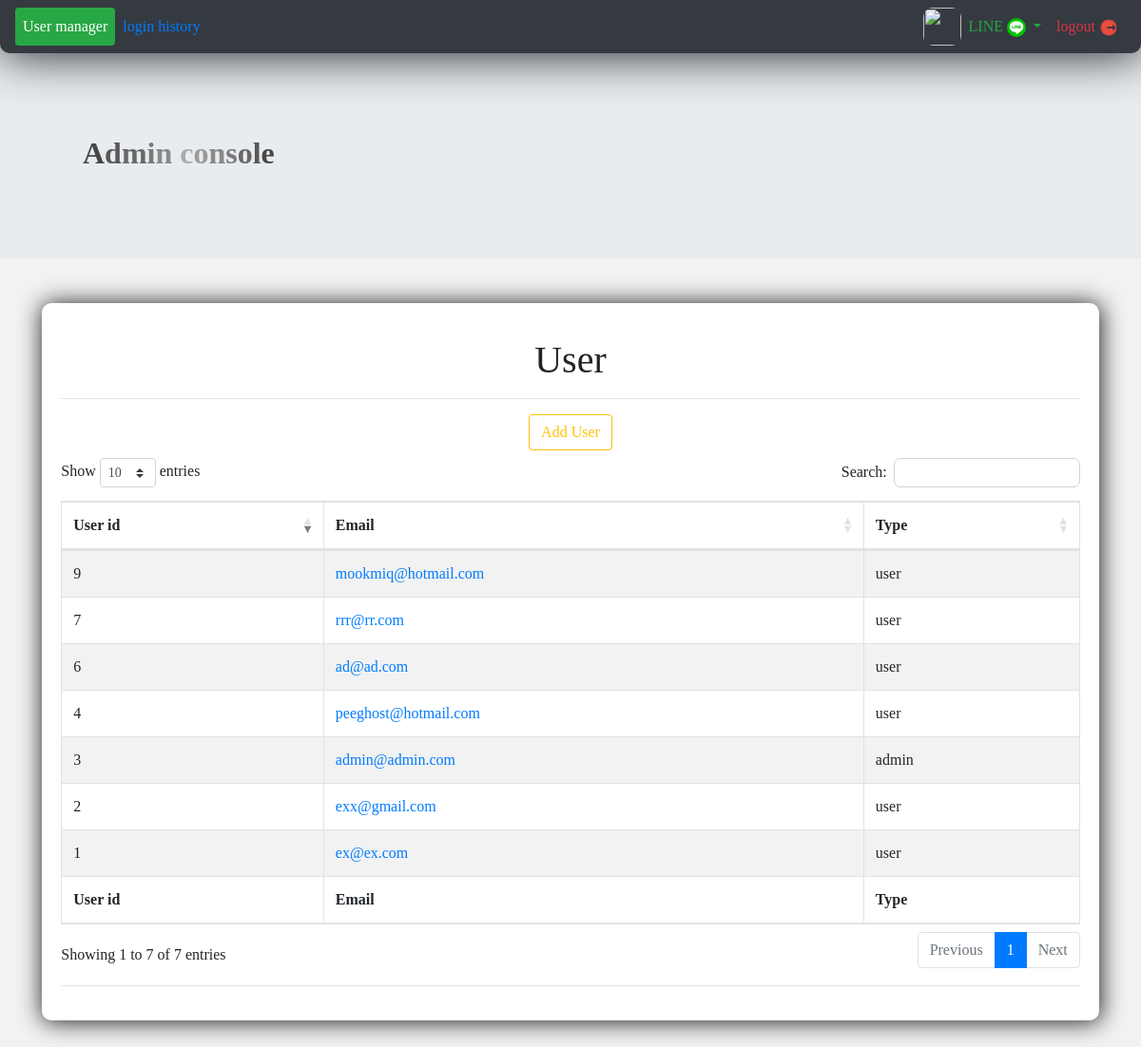
Page /devconsole.php (signed in) on the committed database.
### tables this page shows
CREATE TABLE `user` (
  `userid` int(11) NOT NULL,
  `email` varchar(255) NOT NULL,
  `password` text NOT NULL,
  `fname` text NOT NULL,
  `lname` text NOT NULL,
  `status` int(11) NOT NULL DEFAULT 1,
  `type` enum('user','admin','','') NOT NULL,
  `pic` text NOT NULL
);

### myConn.php (called while the page is built, shortened)
<?php
class MyCon
{
    var $dbname = "project_thitiwas";
    var $host = "localhost";
    var $user = "thitiwas";
    var $password = "chalo8661";
    function getConnent()
    {
        try {
            $pdo = new PDO("mysql:dbname={$this->dbname};host={$this->host}", $this->user, $this->password);
            if ($pdo) {
                return $pdo;
            }
        } catch (Exception $exc) {
            echo $exc;
            echo $exc->getTraceAsString();
            return null;
        }
    }
}
?>

### userDb.php (called while the page is built, shortened)
<?php
require_once("./myConn.php");
class UserDb extends MyCon
{
    function getAll()
    {
        $query = "select * from user where status = 1";
        try {
            $result = $this->getConnent()->query($query);
            $a = $result->fetchAll();
            return $a;
        } catch (Exception $exc) {
            echo $exc;
            echo $exc->getTraceAsString();
        }
    }
    function getPic($email)
    {
        try {
            $query = "SELECT pic FROM user WHERE email = '$email' AND status = 1";
            $result = $this->getConnent()->query($query);
            $result = $result->fetchAll();
            return $result[0][0];
        } catch (Exception $ex) {
            return null;
        }
    }
}
?>

### devconsole.php (the view, shortened to what this page needs)
<!DOCTYPE html>
<html lang="en">
<head>
    <link rel="stylesheet" href="https://maxcdn.bootstrapcdn.com/bootstrap/4.3.1/css/bootstrap.min.css">
    <link rel="stylesheet" href="mycss.css">
    <link rel="stylesheet" href="https://cdn.datatables.net/1.10.19/css/dataTables.bootstrap4.min.css">
</head>
<body>
<?php
require('lineloginlibery.php');
require('userDb.php');
$userDb = new UserDb();
?>
<header>
    <nav class="navbar navbar-expand-sm bg-dark navbar-dark fixed-top boxandshadow">
        <div class="collapse navbar-collapse" id="collapsibleNavbar">
            <ul class="nav nav-pills navbar-nav mr-auto">
                <li class="nav-item"><a class="nav-link active bg-success" href="devconsole.php">User manager</a></li>
                <li class="nav-item"><a class="nav-link text-primary" href="adloghis.php">login history</a></li>
            </ul>
            <ul class="nav ml-auto navbar-nav">
            <li class="nav-item">
                    <img src="<?php
                    $pic = $userDb->getPic($_SESSION['email']);
                    if ($pic == "") {
                        $pic = "http://www.cs.rmutk.ac.th/image/utk.jpg";
                    }
                    echo $pic;
                    ?>"
                         style="width: 40px;height: 40px;border-radius: 10px 10px 10px 10px; ">
                </li>
                <li class="dropdown">
                    <a class="text-success dropdown-toggle nav-link" data-toggle="dropdown" href="#">
                        LINE <img
                                src="lineIcon.png"
                                style="width: 20px;height: 20px;border-radius: 10px 10px 10px 10px; ">
                                </a>
                </li>
                <li class="nav-item">
                    <a class="nav-link text-danger" href="login.php">logout <img
                                src="logout.png"
                                style="width: 20px;height: 20px;"></a>
                </li>
            </ul>
        </div>
    </nav>
</header>
<div class="col-md-12 jumbotron jumbotron-fluid box text-success" style="margin-top: 50px;">
    <div style="font-size: 32px">
        <div><b>
                <span style="color:#474747;">A</span><span style="color:#585858;">d</span><span
                        style="color:#686868;">m</span><span style="color:#797979;">i</span><span
                        style="color:#898989;">n</span><span style="color:#9a9a9a;"> </span><span
                        style="color:#aaaaaa;">c</span><span style="color:#9a9a9a;">o</span><span
                        style="color:#898989;">n</span><span style="color:#797979;">s</span><span
                        style="color:#686868;">o</span><span style="color:#585858;">l</span><span
                        style="color:#474747;">e</span>
            </b></div>
    </div>
</div>
<div class="container-fluid">
    <div>
        <div style="font-size: 16px">
            <div class="row">
                <div class="col-md-12" align="center">
                    <div class="mybox massagemanager">
                        <p>
                        <h1 align="center">
                            User
                        </h1>
                        </p>
                        <hr>
                        <h6 align="center">
                            <a href="adduser.php" class="btn btn-outline-warning">
                                Add User
                            </a>
                        </h6>
                        <?php
                        $result = $userDb->getAll();
                        $i = 0;
                        ?>
                        <div align="left">
                            <table id="myTable" class="table table-striped table-bordered">
                                <thead>
                                <tr>
                                    <th scope="col">User id</th>
                                    <th scope="col">Email</th>
                                    <th scope="col">Type</th>
                                </tr>
                                </thead>
                                <tbody>
                                <?php
                                while ($i < count($result)) {
                                    ?>
                                    <tr>
                                        <td scope="row"><?php echo $result[$i]['userid']; ?></td>
                                        <td>
                                            <a href="edituser.php?email=<?php echo $result[$i]['email']; ?>"><?php echo $result[$i]['email']; ?></a>
                                        </td>
                                        <td>
                                            <?php echo $result[$i]['type']; ?>
                                        </td>
                                    </tr>
                                    <?php
                                    $i++;
                                }
                                ?>
                                </tbody>
                                <tfoot>
                                <tr>
                                    <th scope="col">User id</th>
                                    <th scope="col">Email</th>
                                    <th scope="col">Type</th>
                                </tr>
                                </tfoot>
                            </table>
                        </div>
                        <hr>
                    </div>
                </div>
            </div>
        </div>
    </div>
</body>
</html>

### mycss.css (style rules this page uses)
.ml-auto { left: auto !important; right: 0px; }
.mr-auto { right: auto !important; left: 0px; }
.boxandshadow { border-radius: 0px 0px 10px 10px; box-shadow: 1px 1px 50px 1px; }
@media (min-width: 1000px) { tr:nth-child(even) { background-color: #dddddd; } }
@media (min-width: 1000px) { .box { padding: 87px; } }
@media (min-width: 1000px) { .mybox { border-radius: 10px 10px 10px 10px; box-shadow: 1px 1px 25px 1px; padding: 20px; margin-top: 15px; width: 95%; background-color: white; } }
@media (min-width: 1000px) { body { margin-bottom: 30px; background-color: #F2F2F2; font-family: Georgia; } }

### rows in the picture
user: userid "1", email "ex@ex.com", type "user"
user: userid "2", email "exx@gmail.com", type "user"
user: userid "3", email "admin@admin.com", type "admin"
user: userid "4", email "peeghost@hotmail.com", type "user"
user: userid "6", email "ad@ad.com", type "user"
user: userid "7", email "rrr@rr.com", type "user"
user: userid "9", email "mookmiq@hotmail.com", type "user"
